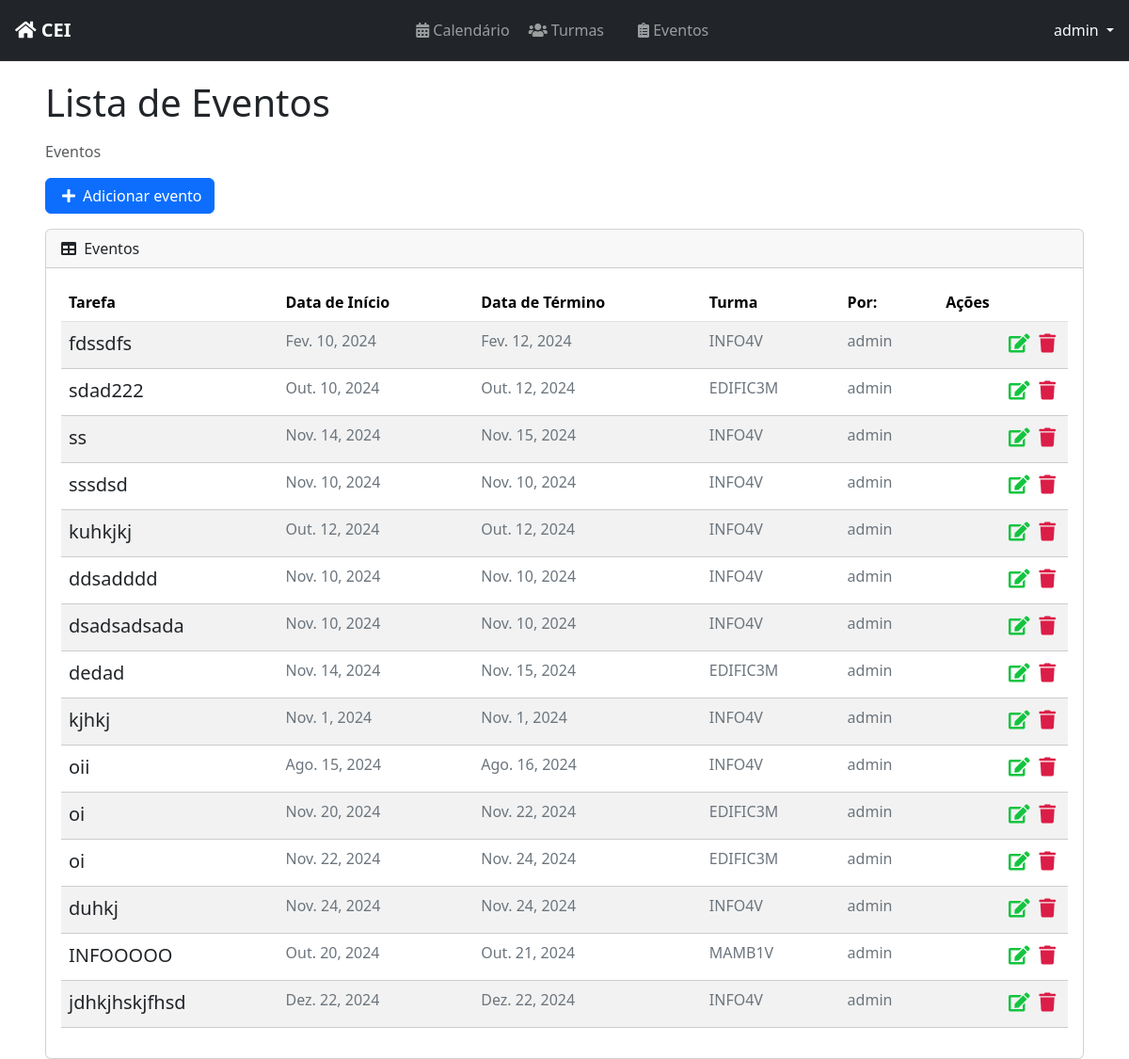
Page /list/ (signed in) on the committed database.
### profiles/models.py (models this page shows, shortened)
class CustomUser(AbstractUser):
    id = models.BigAutoField(primary_key=True)
    turma = models.ForeignKey('classes.Turma', on_delete=models.SET_NULL, blank=True, null=True)

### tasks/models.py (models this page shows, shortened)
class Task(models.Model):
    id = models.BigAutoField(primary_key=True)
    title = models.CharField(max_length=20)
    description = models.TextField(max_length=150)
    start_date = models.DateField()
    end_date = models.DateField()
    total_subs = models.PositiveIntegerField(default=0)
    subs = models.PositiveIntegerField(default=0)
    start_time = models.TimeField()
    end_time = models.TimeField()
    usuario = models.ForeignKey(CustomUser, on_delete=models.PROTECT)
    turma = models.ForeignKey('classes.Turma', on_delete=models.CASCADE)
    created_at = models.DateTimeField(auto_now_add=True)
    updated_at = models.DateTimeField(auto_now=True)

### classes/models.py (models this page shows, shortened)
class Turma(models.Model):
    TURNO_CHOICES = [
        ('manha', 'Manhã'),
        ('tarde', 'Tarde'),
        ('noite', 'Noite'),
    ]
    CURSO_CHOICES = [
        ('edificacoes', 'Edificações'),
        ('informatica', 'Informática'),
        ('meio_ambiente', 'Meio Ambiente'),
        ('matematica', 'Matemática'),
    ]
    SERIE_CHOICES = [
        ('1', '1º Ano'),
        ('2', '2º Ano'),
        ('3', '3º Ano'),
        ('4', '4º Ano'),
    ]
    nome = models.CharField(max_length=8, unique=True)
    serie = models.CharField(max_length=1, choices=SERIE_CHOICES)
    turno = models.CharField(max_length=5, choices=TURNO_CHOICES)
    curso = models.CharField(max_length=15, choices=CURSO_CHOICES)

### tasks/views.py (the view)
# urls.py: path('list/', TaskListView.as_view(), name='task-list'),
class TaskListView(GroupRequiredMixin, LoginRequiredMixin, ListView):
    group_required = u"Docente"
    login_url = reverse_lazy('login')
    model = Task
    template_name = 'tasks/list.html'
    context_object_name = 'tasks'
    ordering = '-created_at'
    def get_queryset(self):
        self.tasks = Task.objects.filter(usuario=self.request.user)
        return self.tasks

### tasks/templates/tasks/list.html (shortened to what this page needs)
{% extends 'base.html' %}
{% block content %}
<div class="container-fluid">
    <h1 class="mb-3">Lista de Eventos</h1>
    <ol class="breadcrumb mb-3">
        <li class="breadcrumb-item active">Eventos</li>
    </ol>
    <div class="row mb-3">
        <div class="col-12 col-sm-auto">
            <a id="add-link" href="{% url 'new-task' %}" class="btn btn-primary d-flex align-items-center">
                <i class="fas fa-plus me-2"></i> Adicionar evento
            </a>
        </div>
    </div>
    <div class="card">
        <div class="card-header">
            <i class="fas fa-table me-1"></i>
            Eventos
        </div>
        <div class="card-body">
            <div class="table-responsive">
                <table id="datatablesSimple" class="table table-striped table-hover">
                    <thead class="table">
                        <tr>
                            <th>Tarefa</th>
                            <th>Data de Início</th>
                            <th>Data de Término</th>
                            <th>Turma</th>
                            <th>Por:</th>
                            <th>Ações</th>
                        </tr>
                    </thead>
                    <tbody>
                        {% for task in tasks %}
                        <tr class="task-item">
                            <td>
                                <a href="/task/{{ task.id }}" class="text-decoration-none text-dark">{{ task.title }}</a>
                            </td>
                            <td style="color: #6c757d;" class="fs-6">{{ task.start_date }}</td>
                            <td style="color: #6c757d;" class="fs-6">{{ task.end_date }}</td>
                            <td style="color: #6c757d;" class="fs-6">{{ task.turma.nome }}</td>
                            <td style="color: #6c757d;" class="fs-6">{{ task.usuario.username }}</td>
                            <td>
                                <a href="{% url 'delete-task' task.id %}" class="text-danger me-2"><i class="fas fa-trash"></i></a>
                                <a href="{% url 'edit-task' task.id %}" class="text-warning"><i class="fas fa-edit"></i></a>
                            </td>
                        </tr>
                        {% endfor %}
                    </tbody>
                </table>
            </div>
        </div>
    </div>
</div>
{% endblock %}
{% block scripts %}
<link href="https://cdn.jsdelivr.net/npm/simple-datatables@7.1.2/dist/style.min.css" rel="stylesheet" />
{% endblock %}

### tasks/templates/base.html (shortened to what this page needs)
{% load static %}
<!DOCTYPE html>
<html lang="en">
<head>
    <link href="{% static 'bootstrap/css/bootstrap.min.css' %}" rel="stylesheet">
    <link rel="stylesheet" href="https://use.fontawesome.com/releases/v5.7.2/css/all.css">
    <link rel="stylesheet" href="{% static 'css/styles.css' %}">
    <link href="{% static 'css/datatables.min.css' %}" rel="stylesheet">
</head>
<body>
  <nav class="navbar navbar-expand-lg navbar-dark bg-dark">
    <div class="container-fluid">
      <a class="navbar-brand" href="{% url 'dashboard' %}">
        <i class="fas fa-home"></i> CEI
      </a>
      <div class="collapse navbar-collapse" id="navbarSupportedContent">
        <ul class="navbar-nav me-auto mb-2 mb-lg-0">
          <li class="nav-item">
            <a class="nav-link" aria-current="page" href="{% url 'calendar' %}">
              <i class="fas fa-calendar-alt"></i> Calendário
            </a>
          </li>
          <li class="nav-item mx-lg-1">
            <a class="nav-link" href="{% url 'lista-turmas' %}">
              <i class="fas fa-users"></i> Turmas
            </a>
          </li>
            {% if user.is_authenticated %}
          <li class="nav-item mx-lg-3">
            <a class="nav-link" aria-current="page" href="{% url 'task-list' %}">
              <i class="fas fa-clipboard-list"></i> Eventos
            </a>
          </li>
        </ul>
        <div class="dropdown">
          <a class="nav-link dropdown-toggle text-light" href="#" id="navbarDropdown" role="button" data-bs-toggle="dropdown" aria-expanded="false">
            {{ user.username }}
          </a>
        </div>
        {% else %}
        <li class="nav nav-pills flex-column">
          <a href="{% url 'login' %}" class="nav-link text-white">
            Login
          </a>
        </li>
        {% endif %}
      </div>
    </div>
  </nav>
  <div class="container-fluid px-5">
    <div class="col-12">
      {% block content %}
      {% endblock %}
    </div>
  </div>
  {% block scripts %}
  {% endblock %}
</body>
</html>

### tasks/static/css/styles.css (style rules this page uses)
.container-fluid { padding: 0; }
.navbar { border-bottom: 1px solid #333; margin-bottom: 20px; }
.navbar-nav { margin: auto; }
.navbar-brand { font-weight: bold; }
#add-link { text-decoration: none; }
.fas.fa-plus { color: #FFF; margin-right: 10px; margin-left: 5px; }
.task-item { list-style: none; font-size: 20px; height: 50px; padding-top: 10px; border-bottom: 1px dashed #CCC; }
.fas.fa-trash { color: #db1e47; cursor: pointer; margin: 5px; font-size: 20px; float: right; }
.fas.fa-edit { color: #13c43f; cursor: pointer; margin: 5px; font-size: 20px; float: right; }

### tasks/templates/base.html (style rules this page uses)
.navbar { padding: 0.75rem 1rem; }

### rows in the picture
CustomUser: username "admin"
Task: title "fdssdfs", start_date "Fev. 10, 2024", end_date "Fev. 12, 2024", turma.nome "INFO4V", usuario.username "admin"
Task: title "sdad222", start_date "Out. 10, 2024", end_date "Out. 12, 2024", turma.nome "EDIFIC3M", usuario.username "admin"
Task: title "ss", start_date "Nov. 14, 2024", end_date "Nov. 15, 2024", turma.nome "INFO4V", usuario.username "admin"
Task: title "sssdsd", start_date "Nov. 10, 2024", end_date "Nov. 10, 2024", turma.nome "INFO4V", usuario.username "admin"
Task: title "kuhkjkj", start_date "Out. 12, 2024", end_date "Out. 12, 2024", turma.nome "INFO4V", usuario.username "admin"
Task: title "ddsadddd", start_date "Nov. 10, 2024", end_date "Nov. 10, 2024", turma.nome "INFO4V", usuario.username "admin"
Task: title "dsadsadsada", start_date "Nov. 10, 2024", end_date "Nov. 10, 2024", turma.nome "INFO4V", usuario.username "admin"
Task: title "dedad", start_date "Nov. 14, 2024", end_date "Nov. 15, 2024", turma.nome "EDIFIC3M", usuario.username "admin"
Task: title "kjhkj", start_date "Nov. 1, 2024", end_date "Nov. 1, 2024", turma.nome "INFO4V", usuario.username "admin"
Task: title "oii", start_date "Ago. 15, 2024", end_date "Ago. 16, 2024", turma.nome "INFO4V", usuario.username "admin"
Task: title "oi", start_date "Nov. 20, 2024", end_date "Nov. 22, 2024", turma.nome "EDIFIC3M", usuario.username "admin"
Task: title "oi", start_date "Nov. 22, 2024", end_date "Nov. 24, 2024", turma.nome "EDIFIC3M", usuario.username "admin"
Task: title "duhkj", start_date "Nov. 24, 2024", end_date "Nov. 24, 2024", turma.nome "INFO4V", usuario.username "admin"
Task: title "INFOOOOO", start_date "Out. 20, 2024", end_date "Out. 21, 2024", turma.nome "MAMB1V", usuario.username "admin"
Task: title "jdhkjhskjfhsd", start_date "Dez. 22, 2024", end_date "Dez. 22, 2024", turma.nome "INFO4V", usuario.username "admin"
